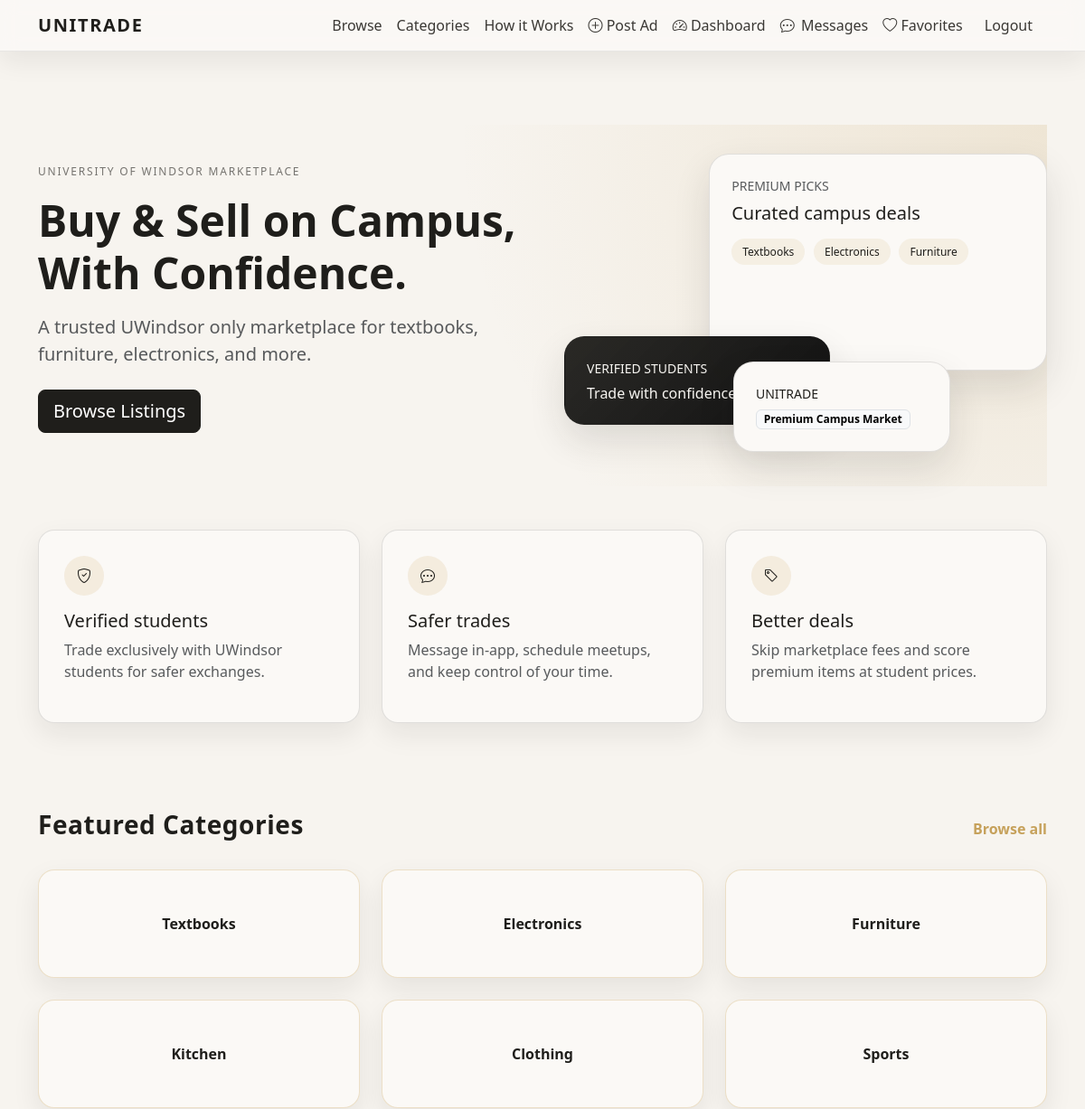
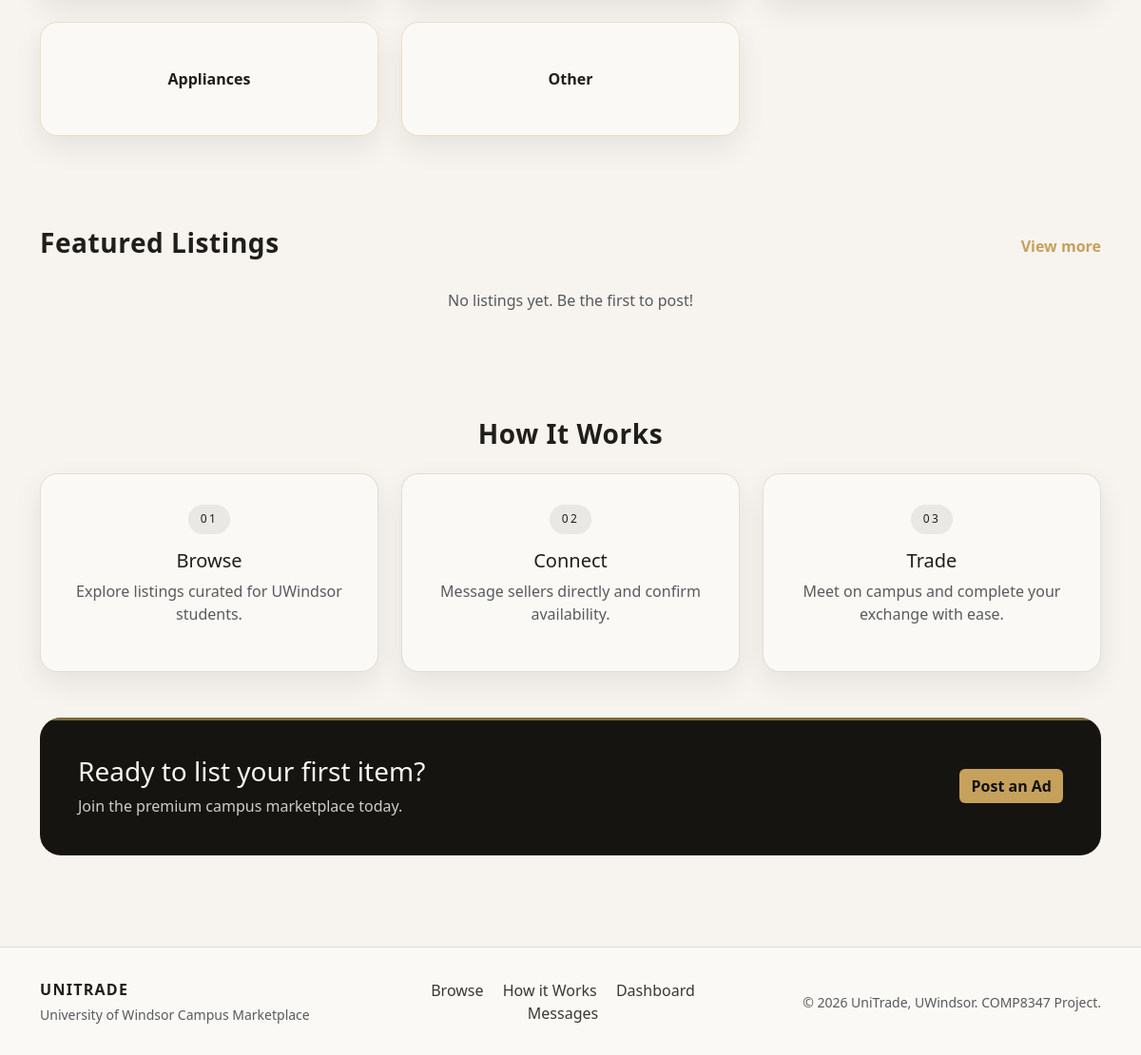
Screenshot of / (signed in) with the database file from the repository (2 pictures, top to bottom).
### marketplace/models.py (models this page shows, shortened)
class Category(models.Model):
    name = models.CharField(max_length=100, unique=True)
    slug = models.SlugField(max_length=120, unique=True)
    class Meta:
        verbose_name_plural = 'categories'

### marketplace/views.py (the view)
# urls.py: path('', views.LandingView.as_view(), name='landing'),
class LandingView(TemplateView):
    template_name = 'landing.html'
    def get_context_data(self, **kwargs):
        context = super().get_context_data(**kwargs)
        context['categories'] = Category.objects.all()
        context['landing_listings'] = (
            Item.objects.filter(status=Item.STATUS_PUBLISHED)
            .select_related('category', 'seller')
            .prefetch_related('images')[:6]
        )
        return context

### marketplace/context_processors.py (called while the page is built)
def django_messages(request):
    return {'django_messages': get_messages(request)}

def unread_message_summary(request):
    if not request.user.is_authenticated:
        return {'unread_messages_count': 0}
    return {
        'unread_messages_count': Message.objects.filter(
            recipient=request.user,
            is_read=False,
        ).count()
    }

### templates/landing.html (shortened to what this page needs)
{% extends 'base.html' %}
{% load static %}
{% block extra_css %}
  <link href="{% static 'css/landing.css' %}" rel="stylesheet" />
{% endblock %}
{% block content %}
  <section class="landing-hero" id="hero">
    <div class="row align-items-center g-5">
      <div class="col-lg-6">
        <p class="eyebrow">University of Windsor Marketplace</p>
        <h1 class="display-5 fw-semibold">Buy &amp; Sell on Campus, With Confidence.</h1>
        <p class="lead text-muted mt-3">
          A trusted UWindsor only marketplace for textbooks, furniture, electronics, and more.
        </p>
        <div class="d-flex flex-wrap gap-3 mt-4">
          <a class="btn btn-primary btn-lg" href="{% url 'marketplace:browse' %}">Browse Listings</a>
        </div>
      </div>
      <div class="col-lg-6">
        <div class="hero-collage">
          <div class="hero-card large">
            <div class="hero-card-body">
              <p class="text-uppercase small text-muted mb-2">Premium Picks</p>
              <h5 class="mb-3">Curated campus deals</h5>
              <div class="hero-tags">
                <span>Textbooks</span>
                <span>Electronics</span>
                <span>Furniture</span>
              </div>
            </div>
          </div>
          <div class="hero-card accent">
            <div class="hero-card-body">
              <p class="text-uppercase small mb-2">Verified Students</p>
              <h6 class="mb-0">Trade with confidence</h6>
            </div>
          </div>
          <div class="hero-card mini">
            <div class="hero-card-body">
              <p class="text-uppercase small mb-1">UniTrade</p>
              <span class="badge text-bg-light border">Premium Campus Market</span>
            </div>
          </div>
        </div>
      </div>
    </div>
  </section>
  <section class="landing-section" id="highlights">
    <div class="row g-4">
      <div class="col-md-4">
        <div class="icon-card">
          <div class="icon-circle">
            <i class="bi bi-shield-check"></i>
          </div>
          <h5>Verified students</h5>
          <p class="text-muted">Trade exclusively with UWindsor students for safer exchanges.</p>
        </div>
      </div>
      <div class="col-md-4">
        <div class="icon-card">
          <div class="icon-circle">
            <i class="bi bi-chat-dots"></i>
          </div>
          <h5>Safer trades</h5>
          <p class="text-muted">Message in-app, schedule meetups, and keep control of your time.</p>
        </div>
      </div>
      <div class="col-md-4">
        <div class="icon-card">
          <div class="icon-circle">
            <i class="bi bi-tag"></i>
          </div>
          <h5>Better deals</h5>
          <p class="text-muted">Skip marketplace fees and score premium items at student prices.</p>
        </div>
      </div>
    </div>
  </section>
  <section class="landing-section" id="categories">
    <div class="d-flex justify-content-between align-items-center mb-4">
      <h3 class="section-title">Featured Categories</h3>
      <a class="text-decoration-none gold-link" href="{% url 'marketplace:browse' %}">Browse all</a>
    </div>
    <div class="row g-4">
      {% for category in categories %}
        <div class="col-6 col-lg-4">
          <a class="category-tile" href="{% url 'marketplace:browse' %}?category={{ category.pk }}">
            <span>{{ category.name }}</span>
          </a>
        </div>
      {% endfor %}
    </div>
  </section>
  <section class="landing-section" id="featured">
    <div class="d-flex justify-content-between align-items-center mb-4">
      <h3 class="section-title">Featured Listings</h3>
      <a class="text-decoration-none gold-link" href="{% url 'marketplace:browse' %}">View more</a>
    </div>
    <div class="row g-4">
      {% for item in landing_listings %}
        <div class="col-md-6 col-xl-4">
          <div class="listing-card">
            <div class="listing-image">
              {% if item.images.first %}
                <img src="{{ item.images.first.image.url }}" alt="{{ item.title }}">
              {% else %}
                <div class="listing-placeholder"></div>
              {% endif %}
            </div>
            <div class="listing-body">
              <h5>{{ item.title }}</h5>
              <p class="text-muted small">{{ item.get_condition_display }}</p>
              <div class="d-flex justify-content-between align-items-center">
                <span class="price-tag">${{ item.price|floatformat:2 }}</span>
                <a class="btn btn-outline-primary btn-sm" href="{% url 'marketplace:item_detail' item.pk %}">
                  View
                </a>
              </div>
            </div>
          </div>
        </div>
      {% empty %}
        <div class="col-12">
          <p class="text-muted text-center">No listings yet. Be the first to post!</p>
        </div>
      {% endfor %}
    </div>
  </section>
  <section class="landing-section" id="how-it-works">
    <h3 class="section-title text-center mb-4">How It Works</h3>
    <div class="row g-4 justify-content-center">
      <div class="col-md-4">
        <div class="step-card">
          <span class="step-number">01</span>
          <h5>Browse</h5>
          <p class="text-muted">Explore listings curated for UWindsor students.</p>
        </div>
      </div>
      <div class="col-md-4">
        <div class="step-card">
          <span class="step-number">02</span>
          <h5>Connect</h5>
          <p class="text-muted">Message sellers directly and confirm availability.</p>
        </div>
      </div>
      <div class="col-md-4">
        <div class="step-card">
          <span class="step-number">03</span>
          <h5>Trade</h5>
          <p class="text-muted">Meet on campus and complete your exchange with ease.</p>
        </div>
      </div>
    </div>
  </section>
  <section class="cta-section">
    <div class="cta-inner">
      <div>
        <h3>Ready to list your first item?</h3>
        <p class="cta-subtitle mb-0">Join the premium campus marketplace today.</p>
      </div>
      {% if user.is_authenticated %}
        <a class="btn btn-light" href="{% url 'marketplace:item_post' %}">Post an Ad</a>
      {% else %}
        <a class="btn btn-light" href="{% url 'marketplace:register' %}">Get Started</a>
      {% endif %}
    </div>
  </section>
{% endblock %}

### static/css/styles.css (style rules this page uses)
:root { --ut-ivory: #f7f4ef; --ut-cream: #fbf9f6; --ut-charcoal: #1f1e1b; --ut-soft-charcoal: #3a3834; --ut-gold: #c6a15b; --ut-gold-glow: rgba(198, 161, 91, 0.25); --ut-border: rgba(31, 30, 27, 0.12); --ut-shadow: 0 18px 40px rgba(30, 30, 30, 0.12); }
body { font-family: "Segoe UI", system-ui, -apple-system, sans-serif; background: var(--ut-ivory); color: var(--ut-charcoal); display: flex; flex-direction: column; min-height: 100vh; }
a { color: var(--ut-charcoal); }
.brand-body { padding-top: 90px; }
.btn-primary { background: var(--ut-charcoal); border-color: var(--ut-charcoal); }
.section-title { font-weight: 600; letter-spacing: 0.02em; }

### static/css/landing.css (style rules this page uses)
.landing-hero { padding: 2rem 0 3rem; position: relative; }
.landing-hero::before { content: ""; position: absolute; inset: 0; background: radial-gradient(circle at top right, rgba(198, 161, 91, 0.18), transparent 55%); pointer-events: none; }
.landing-hero > .row { position: relative; z-index: 1; }
.eyebrow { text-transform: uppercase; letter-spacing: 0.15em; font-size: 0.75rem; color: rgba(31, 30, 27, 0.6); }
.hero-collage { position: relative; min-height: 320px; }
.hero-card { background: var(--ut-cream); border: 1px solid var(--ut-border); border-radius: 22px; box-shadow: var(--ut-shadow); position: absolute; animation: fadeUp 0.8s ease forwards; opacity: 0; }
.hero-card.large { top: 0; right: 0; width: 70%; min-height: 240px; }
.hero-card.accent { left: 0; bottom: 20px; width: 55%; background: linear-gradient(135deg, rgba(31, 30, 27, 0.95), #111); color: #f8f6f2; animation-delay: 0.2s; }
.hero-card.mini { right: 20%; bottom: -10px; width: 45%; animation-delay: 0.35s; }
.hero-card-body { padding: 1.5rem; }
.hero-tags span { display: inline-flex; padding: 0.35rem 0.75rem; border-radius: 999px; background: rgba(198, 161, 91, 0.12); color: var(--ut-charcoal); font-size: 0.75rem; margin-right: 0.35rem; }
.landing-section { padding: 3rem 0; animation: fadeUp 0.8s ease forwards; }
.section-title { font-weight: 600; letter-spacing: 0.02em; }
.icon-card, .category-tile, .listing-card, .step-card { background: var(--ut-cream); border-radius: 18px; border: 1px solid var(--ut-border); box-shadow: 0 12px 30px rgba(31, 30, 27, 0.08); transition: transform 0.25s ease, box-shadow 0.25s ease, border-color 0.25s ease; }
.icon-card { padding: 1.75rem; }
.icon-circle { width: 44px; height: 44px; border-radius: 50%; background: rgba(198, 161, 91, 0.15); display: inline-flex; align-items: center; justify-content: center; margin-bottom: 1rem; color: var(--ut-charcoal); }
.gold-link { color: var(--ut-gold); font-weight: 600; }
.category-tile { display: flex; align-items: center; justify-content: center; min-height: 120px; text-decoration: none; color: var(--ut-charcoal); font-weight: 600; border: 1px solid rgba(198, 161, 91, 0.3); }
.step-card { padding: 2rem; text-align: center; }
.step-number { display: inline-flex; padding: 0.4rem 0.8rem; border-radius: 999px; background: rgba(31, 30, 27, 0.08); font-size: 0.75rem; letter-spacing: 0.2em; margin-bottom: 1rem; }
.cta-section { background: #151411; border-radius: 22px; padding: 2.5rem; position: relative; overflow: hidden; }
.cta-section::before { content: ""; position: absolute; inset: 0; border-top: 3px solid var(--ut-gold); opacity: 0.6; }
.cta-inner { position: relative; display: flex; flex-wrap: wrap; gap: 1.5rem; align-items: center; justify-content: space-between; color: #f8f6f2; }
.cta-subtitle { color: rgba(248, 246, 242, 0.82); }
.cta-section h3 { color: #f8f6f2; }
.cta-section .btn-light { background: var(--ut-gold); border: none; color: #12110f; font-weight: 600; }

### rows the page displays
Category: name "Textbooks"
Category: name "Electronics"
Category: name "Furniture"
Category: name "Kitchen"
Category: name "Clothing"
Category: name "Sports"
Category: name "Appliances"
Category: name "Other"
